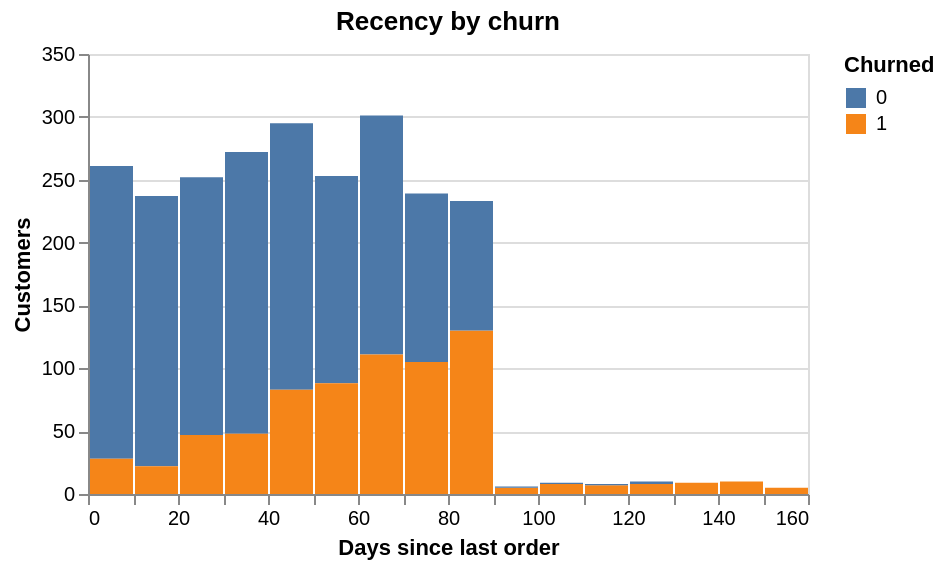

This figure's notebook cell:
### Code cell
alt.Chart(customers).mark_bar().encode(
    x=alt.X("days_since_last_order:Q", bin=alt.Bin(maxbins=30), title="Days since last order"),
    y=alt.Y("count()", title="Customers"),
    color=alt.Color("churned:N", title="Churned"),
).properties(title="Recency by churn", width=360, height=220)

### Figure 1 — Vega-Lite specification as saved in the notebook (floating-point values rounded to 4 significant figures; data arrays with more than 128 entries replaced by an {"elided": "..."} marker saying what was removed)
{"config": {"view": {"continuousWidth": 300, "continuousHeight": 300}}, "data": {"name": "data-af7a9b78017635d67103d9fd7f01409f"}, "mark": {"type": "bar"}, "encoding": {"color": {"field": "churned", "title": "Churned", "type": "nominal"}, "x": {"bin": {"maxbins": 30}, "field": "days_since_last_order", "title": "Days since last order", "type": "quantitative"}, "y": {"aggregate": "count", "title": "Customers", "type": "quantitative"}}, "height": 220, "title": "Recency by churn", "width": 360, "$schema": "https://vega.github.io/schema/vega-lite/v6.4.1.json", "datasets": {"data-af7a9b78017635d67103d9fd7f01409f": {"elided": "2400 records"}}}
